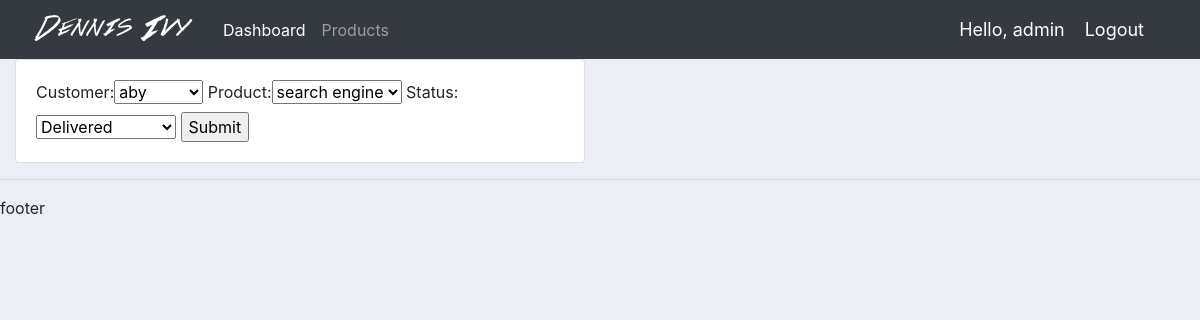
The page /update_order/4/ (signed in) on the database its author committed.
### accounts/models.py (models this page shows, shortened)
class Order(models.Model):
	STATUS = (
		('Pending','Pending'),
		('Out for delivery','Out for delivery'),
		('Delivered','Delivered')
		)
	customer = models.ForeignKey(Customer, on_delete=models.SET_NULL, null=True)
	product = models.ForeignKey(Product, on_delete=models.SET_NULL, null=True)
	date_created = models.DateTimeField(auto_now_add=True)
	status = models.CharField(max_length=200, null=True, choices=STATUS)

### accounts/decorators.py (the view)
		def wrapper_func(request, *args, **kwargs):
			group = None
			if request.user.groups.exists():
				group = request.user.groups.all()[0].name
			if group in allowed_roles:
				return view_func(request, *args, **kwargs)
			else:
				return HttpResponse('You are not authorised to view this page')

### accounts/forms.py
class OrderForm(ModelForm):
	class Meta:
		model = Order
		fields = '__all__'

### accounts/models.py (called while the page is built)
	def __str__(self):
		return self.name

	def __str__(self):
		return self.name

### accounts/views.py (called while the page is built)
@login_required(login_url='login')
@allowed_users(allowed_roles=['admin'])
def updateOrder(request, pk):
	order = Order.objects.get(id=pk)
	form = OrderForm(instance=order)
	if request.method == 'POST':
		form = OrderForm(request.POST, instance=order)
		if form.is_valid():
			form.save()
			return redirect('/')
	context = {'form':form}
	return render(request, 'order/order_form.html', context)

### accounts/templates/order/order_form.html (shortened to what this page needs)
{% extends 'main/base.html' %}
{% load static %}
{% block content %}
<div class="row">
    <div class="col-md-6">
    	<div class="card card-body">
			<form action="" method="POST">
				{% if formSet %}
					{{ formSet.management_form }}
					{% for form in formSet %}
						{{form}}
						<hr>
					{% endfor %}
				{% elif form %}
					{{ form }}
				{% endif %}
				<input type="submit" name="Submit">
			</form>
		</div>
	</div>
</div>
{% endblock %}

### accounts/templates/main/navbar.html (shortened to what this page needs)
{% load static %}
<nav class="navbar navbar-expand-lg navbar-dark bg-dark">
  <img src="{% static 'images/accounts/logo.png' %}" alt="">
  <div class="collapse navbar-collapse" id="navbarNav">
    <ul class="navbar-nav">
      {% if request.user.is_staff %}
        <li class="nav-item active">
          <a class="nav-link" href="{% url 'index' %}">Dashboard <span class="sr-only">(current)</span></a>
        </li>
        <li class="nav-item">
          <a class="nav-link" href="{% url 'products' %}">Products</a>
        </li>
      {% else %}
        <li class="nav-item">
          <a href="{% url 'account' %}" class="nav-link">Settings</a>
        </li>
      {% endif %}
    </ul>
  </div>
  <span class="hello-user">Hello, {{request.user}}</span>
  <span class="hello-user"><a href="{% url 'logout' %}" class="hello-user">Logout</a></span>
</nav>

### static/css/accounts/main.css (style rules this page uses)
body { background-color: #ebeff5; }

### accounts/templates/main/navbar.html (style rules this page uses)
.hello-user { font-size: 18px; color: #fff; margin-right: 20px; }

### rows shown on the page
Order: customer "aby", product "search engine", status "Delivered"

### other values the page prints
{{ request.user }} "admin"
